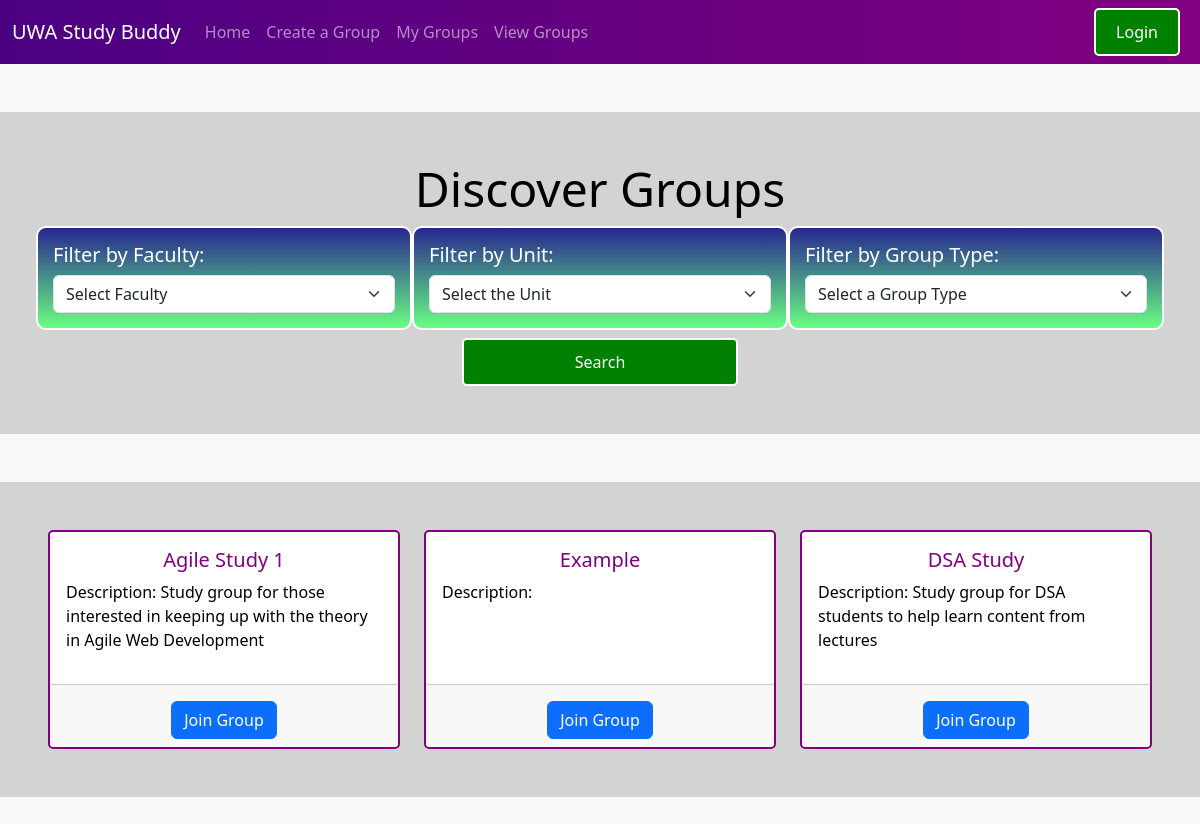
Page /view-groups on the committed database.
### models.py (models this page shows)
class Groups(db.Model):
    __tablename__ = 'Groups'
    GroupID: so.Mapped[int] = so.mapped_column(primary_key=True)
    UnitID: so.Mapped[int] = so.mapped_column(sa.ForeignKey('Unit.UnitID'), nullable=False)
    GroupTypeID: so.Mapped[int] = so.mapped_column(sa.ForeignKey('GroupType.GroupTypeID'), nullable=False)
    Description: so.Mapped[str] = so.mapped_column(sa.String(200), nullable=False)
    CreationDate: so.Mapped[datetime] = so.mapped_column(nullable=False)
    GroupName: so.Mapped[str] = so.mapped_column(nullable=False)
    MaxMembers: so.Mapped[int] = so.mapped_column(nullable=True)

### routes/viewGroups.py (the view)
@view_groups_blueprint.route('/view-groups')
def view_groups():
    faculties = db.session.execute(
        sa.select(Faculty.FacultyID, Faculty.Name)
    ).mappings().all()
    units = db.session.execute(
        sa.select(Unit.UnitID, Unit.UnitName)
    ).mappings().all()
    groupTypes = db.session.execute(
        sa.select(GroupType.GroupTypeID, GroupType.Type)
    ).mappings().all()
    faculty = request.args.get('faculty')
    unit = request.args.get('unit')
    group_type = request.args.get('group_type')
    if faculty and not faculty.isdigit():
        faculty = None
    if unit and not unit.isdigit():
        unit = None
    if group_type and not group_type.isdigit():
        group_type = None
    query = sa.select(Groups.GroupID, Groups.GroupName, Groups.Description).join(Unit, Groups.UnitID == Unit.UnitID)
    if faculty:
        query = query.where(Unit.FacultyID == faculty)
    if unit:
        query = query.where(Groups.UnitID == unit)
    if group_type:
        query = query.where(Groups.GroupTypeID == group_type)
    groups = db.session.execute(query).mappings().all()
    return render_template('viewGroups.html',
        faculties=faculties,
        units=units,
        groupTypes=groupTypes,
        groups=groups
    )

### templates/viewGroups.html (shortened to what this page needs)
<!doctype html>
<head>
    <link href="https://cdn.jsdelivr.net/npm/bootstrap@5.3.8/dist/css/bootstrap.min.css" rel="stylesheet">
    <link rel="stylesheet" href="https://cdn.jsdelivr.net/npm/bootstrap-icons@1.13.1/font/bootstrap-icons.min.css">
    <link rel="stylesheet" href="{{ url_for('static', filename='css/style.css') }}">
</head>
<body class="bg-light bg-gradient">
    {% include 'navbar.html' %}
    <div class="container-fluid p-5 my-5 bg-container container-text">
        <h5 class="display-5 text-center">Discover Groups</h5>
        <form method="GET" action="{{ url_for('view_groups.view_groups') }}">
        <div class="row">
            <div class = "col-sm-4 searchbar-secondary-colours searchbar-borders-padding">
                <h5 class="text-start">Filter by Faculty:</h5>
                <select name="faculty" class="form-select">
                    <option selected>Select Faculty</option>
                </select>
            </div>
            <div class = "col-sm-4 searchbar-secondary-colours searchbar-borders-padding">
                <h5 class="text-start">Filter by Unit:</h5>
                <select name="unit" class="form-select">
                    <option selected>Select the Unit</option>
                </select>
            </div>
            <div class = "col-sm-4 searchbar-secondary-colours searchbar-borders-padding">
                <h5 class="text-start">Filter by Group Type:</h5>
                <select name="group_type" class="form-select">
                    <option selected>Select a Group Type</option>
                </select>
            </div>
        </div>
        <div class="row mt-2">
            <div class="col text-center ">
                <button type="submit" class="btn searchbar-searchbutton">Search</button>
            </div>
        </div>
        </form>
    </div>
    <div class="container-fluid p-5 my-5 bg-container container-text">
        <div class="row">
            {% if groups %}
                {% for group in groups %}
                    <div class="col-md-4">
                        <div class="card card-style h-100">
                            <div class="card-body">
                                <h5 class="text-center" style="color: purple;">{{ group['GroupName'] }}</h5>
                                <p class="text-start">Description: {{ group['Description'] }}</p>
                            </div>
                            <div class="card-footer text-center">
                                <form method="POST" action="{{ url_for('view_groups.join_group') }}">
                                    <button type="submit" class="btn btn-primary mt-2">Join Group</button>
                                </form>
                            </div>
                        </div>
                    </div>
                {% endfor %}
            {% else %}
                <h5 class="text-start"> No groups found</h5>
            {% endif %}
        </div>
    </div>
</body>

### static/CSS/style.css (style rules this page uses)
.bg-container { background-color: lightgray; }
.container-text { color: black; }
.searchbar-borders-padding { border: 2px solid white !important; border-radius: 10px; padding: 15px; }
.searchbar-secondary-colours { background-image: linear-gradient(to bottom, rgb(38, 38, 143) , rgb(105, 255, 130)) !important; color: white !important; text-align: center !important; }
.searchbar-searchbutton { background-color: green; color: white; border: 2px solid white; padding: 10px; width: 25%; border-radius: 5px; }
.card-style { background-color: white; border: 2px solid purple; border-radius: 5px; color: black }

### rows in the picture
Groups: GroupName "Agile Study 1", Description "Study group for those interested in keeping up with the theory in Agile Web Development"
Groups: GroupName "Example"
Groups: GroupName "DSA Study", Description "Study group for DSA students to help learn content from lectures"
